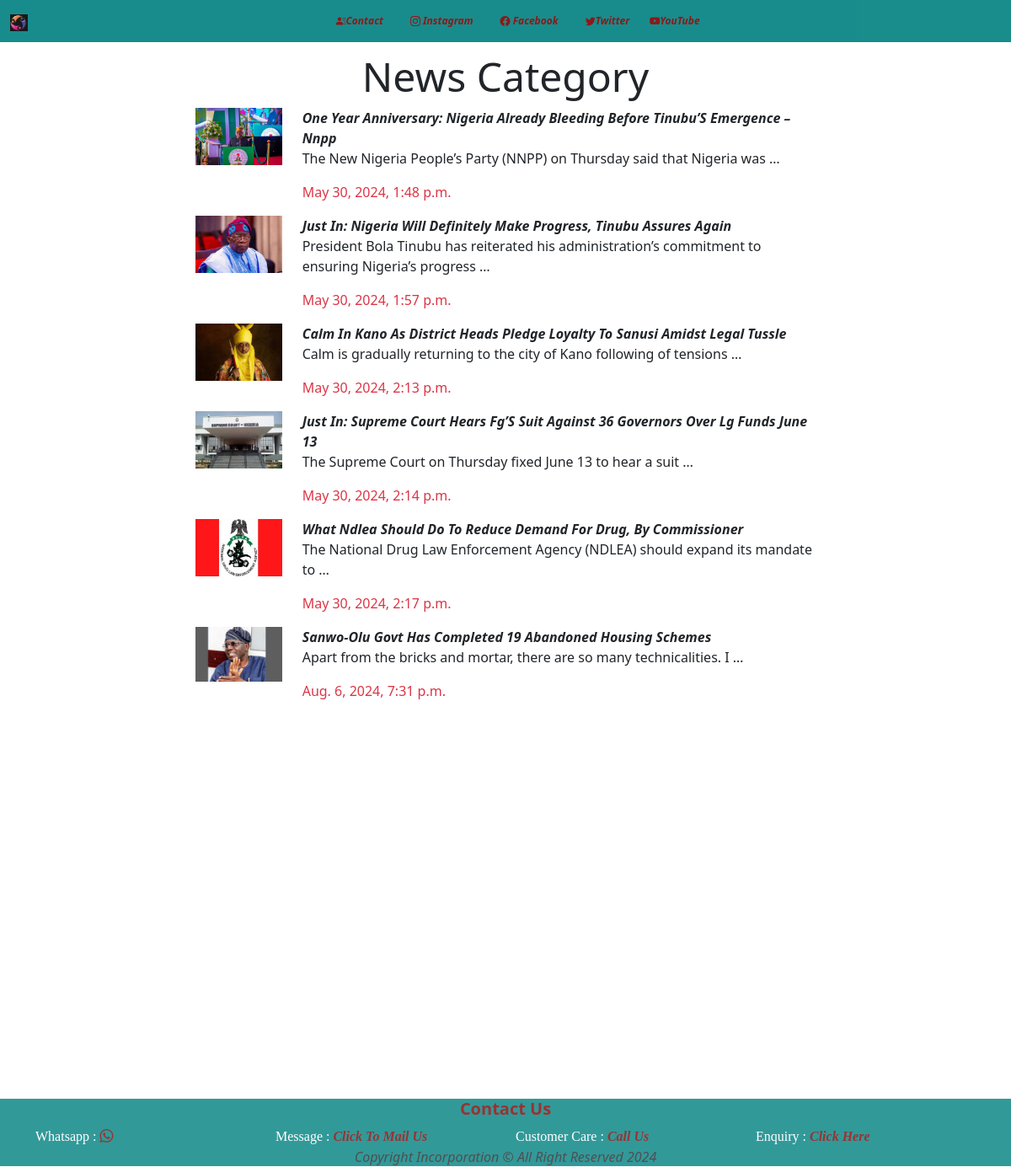
/category/12/, run on the app's committed database.
### obonteblog/models.py (models this page shows, shortened)
class Category(models.Model):
    title = models.CharField(max_length=50)
    created = models.DateTimeField(auto_now_add=True)
    class Meta:
        db_table = ''
        managed = True
        verbose_name = 'category'
        verbose_name_plural = 'categorys'

class Post(models.Model):
    title = models.CharField(max_length=550)
    flag = models.BooleanField(default=False,null=True,blank=True)
    category = models.ForeignKey(Category, on_delete=models.CASCADE, null=True)
    date_posted = models.DateTimeField(auto_now=True)
    leadimg = models.ImageField(default='leadimg.jpg')
    body = models.TextField()
    author = models.ForeignKey(User,on_delete=models.CASCADE, null =True, blank =True)

### obonteblog/views.py (the view)
# urls.py: path('category/<slug:id>/', views.category,name='category'),
def category(request,id):
    category = Category.objects.get(id=id)
    post = Post.objects.filter(category = category)
    context={
        'title':category,
        'categorys':post
    }
    return render(request,'blog/blog_category.html',context)

### obonteblog/context_processors.py (called while the page is built)
def category(request):
    categorys = Category.objects.all().order_by('-created')
    return {
        'categorys':categorys
    }

### templates/blog/blog_category.html (shortened to what this page needs)
{% extends "shared/base.html" %}
{% load static %}
{% block content %}
    <section class="mt-2 pt-1" id="search">
        <h5 class="display-5 text-center">{{title.title |title}} Category </h5>
        <div class="container">
            <div class="row">
                {% if categorys %}
                {% for source in categorys %}
                    <div class="col-md-8 mx-auto">
                        <div class="row">
                            <div class="col-2 col-md-2">
                                <a href="{% url 'blog_view' source.id %}" class="link-dark">
                                    <img class="img-fluid" height="100" width="2" src="{{source.leadimg.url}}" alt="{{source.title }}">
                                </a>
                            </div>
                            <div class="col-10 col-md-10">
                                <a class="link-dark fw-bold fst-italic" href="{% url 'blog_view' source.id %}">{{source.title |title}}</a>
                                <p>
                                    {{source.body | truncatewords:12 |safe}}
                                </p>
                                <p class="itinerary text-danger">
                                    {{source.date_posted}}
                                </p>
                            </div>
                        </div>
                    </div>
                {% endfor %}
                {% else %}
                <div class="mx-auto ps-4 pt-2">
                    <p class="lead bg-danger text-white fst-italic py-2 ps-3">
                        No Post Related To This Search - Be Specific With Your Search
                    </p>
                </div>
                {% endif %}
            </div>
        </div>
    </section>
    <br><br><br><br><br><br><br><br><br><br><br><br><br><br><br><br><br><br><br>
{% endblock content %}

### obonte/static/css/style.css (style rules this page uses)
:root { --main-color: rgb(0, 128, 128); --secondary-color: maroon; --white: #fff; --black: #000; --light-black: #3333; --light-grey: #D3D3D3; --color-mixer:#800080; }
body { background-repeat: no-repeat; background-size: cover; }
a { text-decoration: none; }
html { scroll-behavior: smooth; }
img { width: 100%; }

### data on the page
Category: title "News"
Post: leadimg (picture), title "One Year Anniversary: Nigeria Already Bleeding Before Tinubu’S Emergence – Nnpp", body "The New Nigeria People’s Party (NNPP) on Thursday said that Nigeria was …", date_posted "May 30, 2024, 1:48 p.m."
Post: leadimg (picture), title "Just In: Nigeria Will Definitely Make Progress, Tinubu Assures Again", body "President Bola Tinubu has reiterated his administration’s commitment to ensuring Nigeria’s progress …", date_posted "May 30, 2024, 1:57 p.m."
Post: leadimg (picture), title "Calm In Kano As District Heads Pledge Loyalty To Sanusi Amidst Legal Tussle", body "Calm is gradually returning to the city of Kano following of tensions …", date_posted "May 30, 2024, 2:13 p.m."
Post: leadimg (picture), title "Just In: Supreme Court Hears Fg’S Suit Against 36 Governors Over Lg Funds June 13", body "The Supreme Court on Thursday fixed June 13 to hear a suit …", date_posted "May 30, 2024, 2:14 p.m."
Post: leadimg (picture), title "What Ndlea Should Do To Reduce Demand For Drug, By Commissioner", body "The National Drug Law Enforcement Agency (NDLEA) should expand its mandate to …", date_posted "May 30, 2024, 2:17 p.m."
Post: leadimg (picture), title "Sanwo-Olu Govt Has Completed 19 Abandoned Housing Schemes", body "Apart from the bricks and mortar, there are so many technicalities. I …", date_posted "Aug. 6, 2024, 7:31 p.m."
